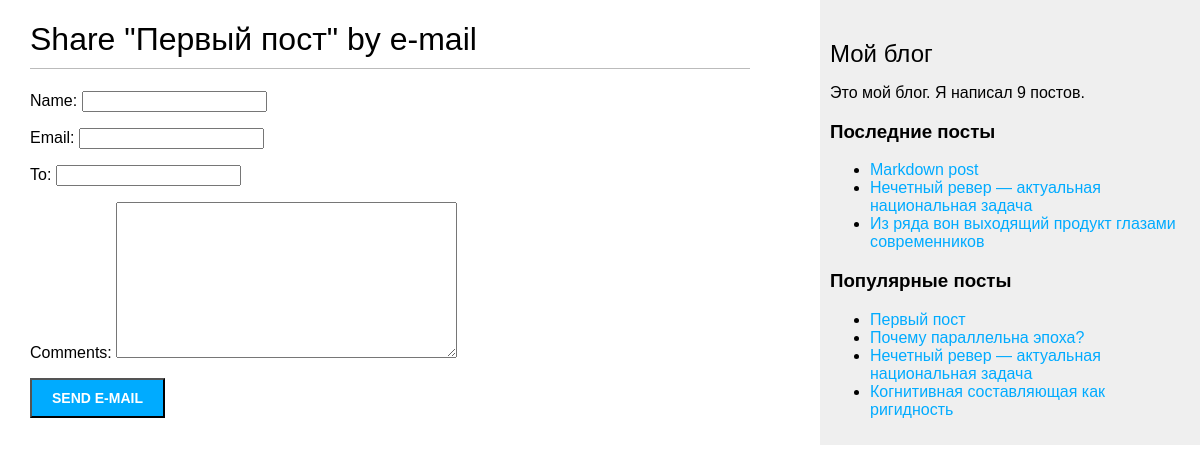
Screenshot of /blog/1/share/ with the database file from the repository.
### blog/models.py (models this page shows, shortened)
class Post(models.Model):
    class Status(models.TextChoices):
        DRAFT = 'DF', 'Draft'
        PUBLISHED = 'PB', 'Published'
    title = models.CharField(max_length=250)
    slug = models.SlugField(max_length=250, unique=True)
    author = models.ForeignKey(User,
                               on_delete=models.CASCADE,
                               related_name='blog_posts')
    body = models.TextField()
    publish = models.DateTimeField(default=timezone.now)
    created = models.DateTimeField(auto_now_add=True)
    updated = models.DateTimeField(auto_now=True)
    status = models.CharField(max_length=2,
                              choices=Status.choices,
                              default=Status.DRAFT)
    tags = TaggableManager()
    objects = models.Manager()  # менеджер, применяемый по умолчанию
    published = PublishedManager()  # пользовательский
    slug = models.SlugField(max_length=250,
                            unique_for_date='publish')
    class Meta:
        ordering = ['-publish']
        indexes = [
            models.Index(fields=['-publish']),
        ]
        verbose_name = 'пост'
        verbose_name_plural = 'посты'
    def get_absolute_url(self):
        return reverse('blog:post_detail',
                       args=[self.publish.year,
                             self.publish.month,
                             self.publish.day,
                             self.slug])

### blog/views.py (the view)
# urls.py: path('<int:post_id>/share/', views.post_share, name='post_share'),
def post_share(request, post_id):
    post = get_object_or_404(Post,
                             id=post_id,
                             status=Post.Status.PUBLISHED)
    sent = False
    if request.method == 'POST':
        form = EmailPostForm(request.POST)
        if form.is_valid():
            cd = form.cleaned_data
            post_url = request.build_absolute_uri(
                post.get_absolute_url())
            subject = f"{cd['name']} recommends you read " \
                      f"{post.title}"
            message = f"Read {post.title} at {post_url}\n\n" \
                      f"{cd['name']}\'s ({cd['email']}) comments: {cd['comments']}"
            send_mail(subject, message, settings.EMAIL_HOST_USER,
                      [cd['to']])
            sent = True
    else:
        form = EmailPostForm()
    return render(request, 'blog/post/share.html', {'post': post,
                                                    'form': form,
                                                    'sent': sent})

### blog/forms.py
class EmailPostForm(forms.Form):
    name = forms.CharField(max_length=25)
    email = forms.EmailField()
    to = forms.EmailField()
    comments = forms.CharField(required=False, widget=forms.Textarea)

### blog/models.py (called while the page is built)
    def get_queryset(self):
        return super().get_queryset().filter(status=Post.Status.PUBLISHED)

### blog/templatetags/blog_tags.py (called while the page is built)
@register.simple_tag
def total_posts():
    return Post.published.count()

@register.simple_tag
def get_most_commented_posts(count=5):
    return Post.published.annotate(
        total_comments=Count('comments')
    ).exclude(total_comments=0).order_by('-total_comments')[:count]

@register.inclusion_tag('blog/post/latest_posts.html')
def show_latest_posts(count=5):
    latest_posts = Post.published.order_by('-publish')[:count]
    return {'latest_posts': latest_posts}

### templates/blog/post/share.html (shortened to what this page needs)
{% extends "blog/base.html" %}
{% block content %}
    {% if sent %}
        <h1>E-mail successfully sent</h1>
        <p>
            "{{ post.title }}" was successfully sent
            to {{ form.cleaned_data.to }}.
        </p>
    {% else %}
        <h1>Share "{{ post.title }}" by e-mail</h1>
        <form method="post">
            {{ form.as_p }}
            <input type="submit" value="Send e-mail">
        </form>
    {% endif %}
{% endblock %}

### templates/blog/base.html (shortened to what this page needs)
{% load blog_tags %}
{% load static %}
<!DOCTYPE html>
<html>
<head>
    <link href="{% static 'css/blog.css' %}" rel="stylesheet">
</head>
<body>
<div id="content">
    {% block content %}
    {% endblock %}
</div>
<div id="sidebar">
    <h2>Мой блог</h2>
    <p>
        Это мой блог.
        Я написал {% total_posts %} постов.
    </p>
    <h3>Последние посты</h3>
    {% show_latest_posts 3 %}
    <h3>Популярные посты</h3>
    {% get_most_commented_posts as most_commented_posts %}
    <ul>
        {% for post in most_commented_posts %}
            <li>
                <a href="{{ post.get_absolute_url }}">{{ post.title }}</a>
            </li>
        {% endfor %}
    </ul>
</div>
</body>
</html>

### templates/blog/post/latest_posts.html
<ul>
    {% for post in latest_posts %}
        <li>
            <a href="{{ post.get_absolute_url }}">{{ post.title }}</a>
        </li>
    {% endfor %}
</ul>

### blog/static/css/blog.css (style rules this page uses)
body { margin: 0; padding: 0; font-family: helvetica, sans-serif; }
a { color: #00abff; text-decoration: none; }
h1 { font-weight: normal; border-bottom: 1px solid #bbb; padding: 0 0 10px 0; }
h2 { font-weight: normal; margin: 30px 0 0; }
#content { float: left; width: 60%; padding: 0 0 0 30px; }
#sidebar { float: right; width: 30%; padding: 10px; background: #efefef; height: 100%; }
input[type=submit] { font-weight: bold; background: #00abff; color: #fff; padding: 10px 20px; font-size: 14px; text-transform: uppercase; }

### rows the page displays
Post: title "Первый пост"
Post: title "Markdown post"
Post: title "Нечетный ревер — актуальная национальная задача"
Post: title "Из ряда вон выходящий продукт глазами современников"
Post: title "Почему параллельна эпоха?"
Post: title "Когнитивная составляющая как ригидность"
